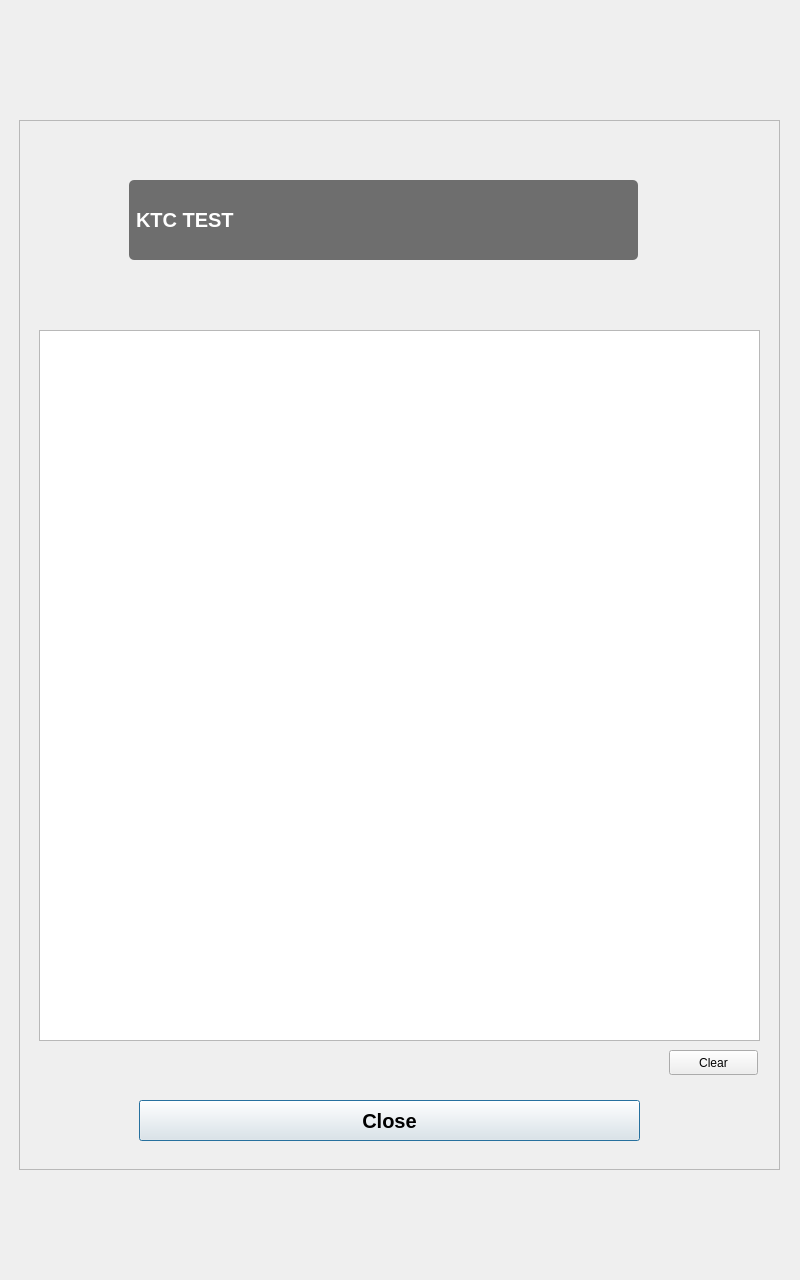
<?xml version="1.0" encoding="UTF-8"?>
<ui version="4.0">
 <class>RepairTestKTCDialog</class>
 <widget class="QDialog" name="RepairTestKTCDialog">
  <property name="geometry">
   <rect>
    <x>0</x>
    <y>0</y>
    <width>800</width>
    <height>1280</height>
   </rect>
  </property>
  <property name="windowTitle">
   <string>Dialog</string>
  </property>
  <widget class="QFrame" name="frame">
   <property name="geometry">
    <rect>
     <x>19</x>
     <y>120</y>
     <width>761</width>
     <height>1050</height>
    </rect>
   </property>
   <property name="frameShape">
    <enum>QFrame::StyledPanel</enum>
   </property>
   <property name="frameShadow">
    <enum>QFrame::Raised</enum>
   </property>
   <widget class="QLabel" name="label">
    <property name="geometry">
     <rect>
      <x>110</x>
      <y>60</y>
      <width>509</width>
      <height>80</height>
     </rect>
    </property>
    <property name="sizePolicy">
     <sizepolicy hsizetype="Preferred" vsizetype="Fixed">
      <horstretch>0</horstretch>
      <verstretch>0</verstretch>
     </sizepolicy>
    </property>
    <property name="minimumSize">
     <size>
      <width>0</width>
      <height>80</height>
     </size>
    </property>
    <property name="styleSheet">
     <string notr="true">QLabel{
border-radius:5px;
padding: 2px;
background-color: #6E6E6E;
font: bold 20px;
color:white;
qproperty-alignment: AlignCenter;
}
</string>
    </property>
    <property name="text">
     <string>KTC TEST</string>
    </property>
   </widget>
   <widget class="QPushButton" name="pushButton_3">
    <property name="geometry">
     <rect>
      <x>120</x>
      <y>980</y>
      <width>501</width>
      <height>41</height>
     </rect>
    </property>
    <property name="minimumSize">
     <size>
      <width>0</width>
      <height>0</height>
     </size>
    </property>
    <property name="styleSheet">
     <string notr="true">QPushButton{
	font: bold 20px;
}</string>
    </property>
    <property name="text">
     <string>Close</string>
    </property>
   </widget>
   <widget class="QTextEdit" name="textEdit">
    <property name="geometry">
     <rect>
      <x>20</x>
      <y>210</y>
      <width>721</width>
      <height>711</height>
     </rect>
    </property>
   </widget>
   <widget class="QPushButton" name="pushButton">
    <property name="geometry">
     <rect>
      <x>650</x>
      <y>930</y>
      <width>89</width>
      <height>25</height>
     </rect>
    </property>
    <property name="text">
     <string>Clear</string>
    </property>
   </widget>
  </widget>
 </widget>
 <resources/>
 <connections/>
</ui>
